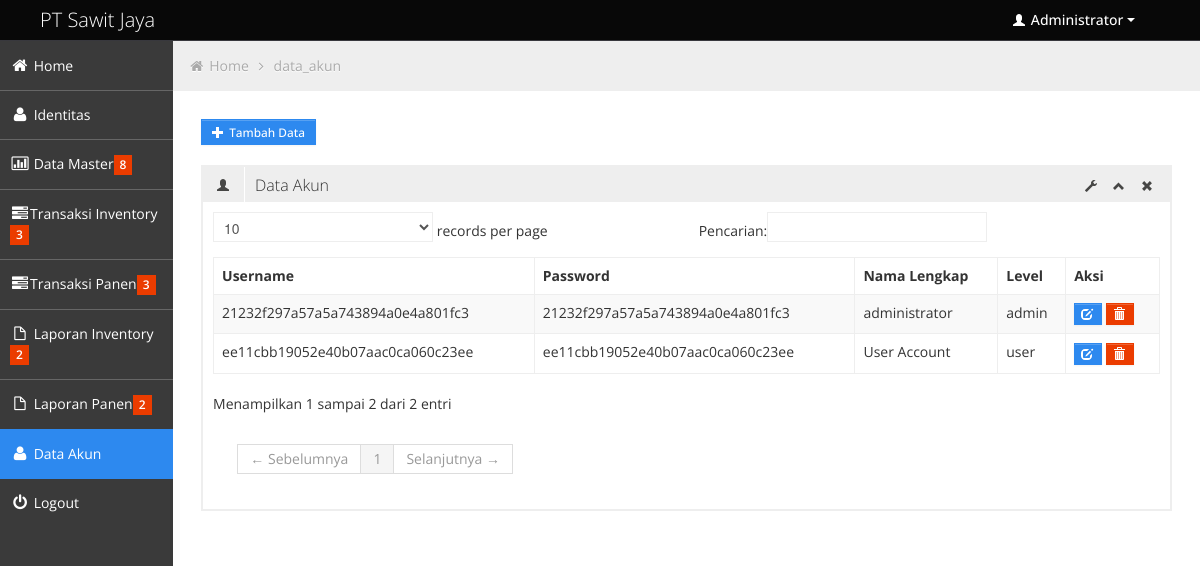
Screenshot of /index.php?halaman=data_akun (signed in) with the database file from the repository.
### tables this page shows
CREATE TABLE IF NOT EXISTS `identitas` (
  `id_identitas` int(3) NOT NULL AUTO_INCREMENT,
  `nama_identitas` varchar(100) NOT NULL,
  `alamat` varchar(30) NOT NULL,
  `telp` varchar(12) NOT NULL,
  `keterangan` varchar(30) NOT NULL,
  PRIMARY KEY (`id_identitas`)
);

CREATE TABLE IF NOT EXISTS `account` (
  `username` varchar(32) NOT NULL,
  `password` varchar(32) NOT NULL,
  `nama` varchar(70) NOT NULL,
  `level` varchar(5) NOT NULL,
  PRIMARY KEY (`username`)
);

### data_akun.php (the view)
<?php
if ($_SESSION['level'] == "admin")
	{
?>
<a href='index.php?halaman=form_akun' class='btn btn-small btn-primary'>
   <i class="halflings-icon white plus"></i> <span>Tambah Data</span>
   </a>
   <br/>
   <br/>
<div class='row-fluid sortable'>
				<div class='box span12'>
					<div class='box-header' data-original-title>
						<h2><i class='halflings-icon user'></i><span class='break'></span>Data Akun</h2>
						<div class='box-icon'>
							<a href='#' class='btn-setting'><i class='halflings-icon wrench'></i></a>
							<a href='#' class='btn-minimize'><i class='halflings-icon chevron-up'></i></a>
							<a href='#' class='btn-close'><i class='halflings-icon remove'></i></a>
						</div>
					</div>
					<div class='box-content'>
						<table class='table table-striped table-bordered bootstrap-datatable datatable'>
						  <thead>
							  <tr>
          <th>Username</th>
          <th>Password</th>
          <th>Nama Lengkap</th>
          <th>Level</th>
          <th>Aksi</th>
							  </tr>
						  </thead>
						  <tbody>
							<?php
		$akun="SELECT * FROM account";
	$qakun=mysql_query($akun);
  while($dakun=mysql_fetch_array($qakun))
  { ?>
          <?php
		  echo" <tr><td>$dakun[username]</td>
    <td>$dakun[password]</td>
    <td>$dakun[nama]</td>
    <td>$dakun[level]</td>";
		  ?>
          <td><?php echo "<a class='btn btn-mini btn-primary' href='index.php?halaman=form_ubah_akun&id=$dakun[username]'>"; ?>
          	 <i class='halflings-icon white edit'></i>
			 <?php echo "</a> ";
			 echo "<a class='btn btn-mini btn-danger' href='proses.php?proses=hapus_akun&id=$dakun[username]'>"; ?>
          	 <i class='halflings-icon white trash'></i>
			 <?php echo "</a>";
          echo"</td>
							</tr>";
							$no++;}?>
						  </tbody>
					  </table>
					</div>
				</div>
			</div>
			<?php
	}
	else
	{
		echo "anda tidak berhak meng-akses halaman ini !";
	}
?>

### header.php (shortened to what this page needs)
<div class="navbar">
	<div class="navbar-inner">
		<div class="container-fluid">
			<a class="brand" href="index.html"><span><?php echo"$idn[nama_identitas]";?></span></a>
			<div class="nav-no-collapse header-nav">
				<ul class="nav pull-right">
					<li class="dropdown">
						<a class="btn dropdown-toggle" data-toggle="dropdown" href="#">
							<i class="halflings-icon white user"></i> Administrator
							<span class="caret"></span>
						</a>
					</li>
				</ul>
			</div>
		</div>
	</div>
</div>

### css/halflings.css (style rules this page uses)
html, html .halflings { -webkit-font-smoothing: antialiased !important; }
.halflings-icon { display: inline-block; width: 14px; height: 14px; line-height: 14px; vertical-align: text-top; background-image: url(../img/glyphicons_halflings.svg); background-position: 0 0; background-repeat: no-repeat; vertical-align: top; *display: inline; *zoom: 1; *margin-right: .3em; }
.halflings-icon.white { background-image: url(../img/glyphicons_halflings-white.svg); }
.halflings-icon.user { background-position: -168px 0; }
.halflings-icon.remove { background-position: -312px 0; }
.halflings-icon.trash { background-position: -456px 0; }
.halflings-icon.edit { background-position: -96px -72px; }
.halflings-icon.plus { background-position: -408px -96px; }
.halflings-icon.chevron-up { background-position: -288px -120px; }
.halflings-icon.wrench { background-position: -360px -144px; }

### rows the page displays
identitas: nama_identitas "PT Sawit Jaya"
account: username "21232f297a57a5a743894a0e4a801fc3", password "21232f297a57a5a743894a0e4a801fc3", nama "administrator", level "admin"
account: username "ee11cbb19052e40b07aac0ca060c23ee", password "ee11cbb19052e40b07aac0ca060c23ee", nama "User Account", level "user"

### other values shown
$hal "data_akun"
